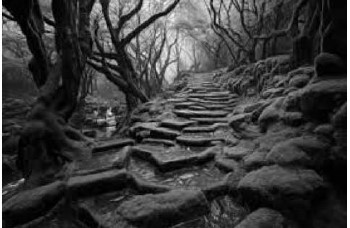
#> input picture BSCOMPUTER ENGINEERING/4th YEAR OF COMPUTER ENGINEERING/7th SEMESTER/DIGITAL IMAGE PROCESSING/PROGRAMS OF DIGITAL IMAGE PROCESSING(PART 2)/Screenshot 2024-10-26 200104.jpg, 350 x 228 px
$ python CONTRASTSTRETCHED.PY
#> lines starting #> are read from the running program, lines starting #| are printed output that depends on the picture; after the words box and inside, x2 and y2 are one past the last pixel; in counts of white or black regions, pixels touching at a corner belong together
import cv2
import numpy as np
# Load the image
image = cv2.imread('Screenshot 2024-10-26 200104.jpg', cv2.IMREAD_GRAYSCALE)
#> image is the input picture: shape (228, 350); min 0, max 255, mean 60
# Enhance contrast
enhanced_image = cv2.equalizeHist(image)
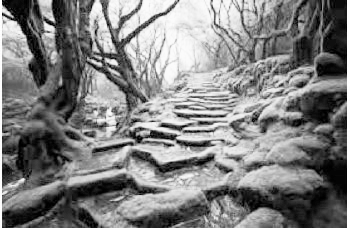
#> enhanced_image: shape (228, 350); min 0, max 255, mean 127.8
# Calculate the mean pixel value
mean = np.mean(enhanced_image)
#> mean = 127.8
# Apply the transformation
# Option a)
transformed_image_a = np.where(enhanced_image < mean, 0, 255).astype(np.uint8)
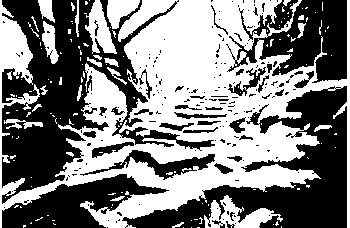
#> transformed_image_a: shape (228, 350); 49.9% white; 150 white regions (123 under 20 px), largest, box (x1, y1, x2, y2) and area: (0, 0, 350, 228) 35021, (204, 195, 283, 228) 1129, (85, 0, 117, 54) 851
# Option b)
transformed_image_b = np.where(enhanced_image < mean, 255, 0).astype(np.uint8)
# Option c)
transformed_image_c = np.where(np.abs(enhanced_image - mean) <= 20, 0, 255).astype(np.uint8)
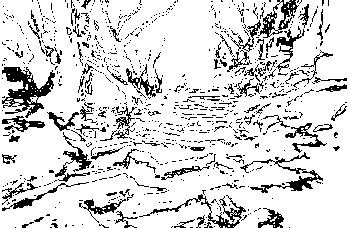
#> transformed_image_c: shape (228, 350); 84.4% white; black in thin lines or dots
# Display the results
cv2.imshow('Original Image', image)
cv2.imshow('Enhanced Image', enhanced_image)
cv2.imshow('Transformed Image (Option a)', transformed_image_a)
cv2.imshow('Transformed Image (Option b)', transformed_image_b)
cv2.imshow('Transformed Image (Option c)', transformed_image_c)
cv2.waitKey(0)
cv2.destroyAllWindows()

$ run again, with BSCOMPUTER ENGINEERING/4th YEAR OF COMPUTER ENGINEERING/7th SEMESTER/DIGITAL IMAGE PROCESSING/PROGRAMS OF DIGITAL IMAGE PROCESSING(PART 2)/Screenshot 2024-10-26 122352.jpg copied over BSCOMPUTER ENGINEERING/4th YEAR OF COMPUTER ENGINEERING/7th SEMESTER/DIGITAL IMAGE PROCESSING/PROGRAMS OF DIGITAL IMAGE PROCESSING(PART 2)/Screenshot 2024-10-26 200104.jpg
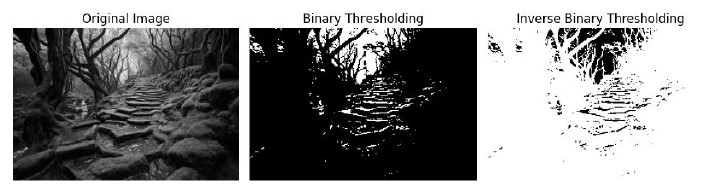
#> input picture BSCOMPUTER ENGINEERING/4th YEAR OF COMPUTER ENGINEERING/7th SEMESTER/DIGITAL IMAGE PROCESSING/PROGRAMS OF DIGITAL IMAGE PROCESSING(PART 2)/Screenshot 2024-10-26 122352.jpg, 705 x 196 px
#> image is the input picture: shape (196, 705); min 0, max 255, mean 139.7
#> mean = 126.4
#> `transformed_image_a = np.where(enhanced_image < mean, 0, 255).astype(n..`:
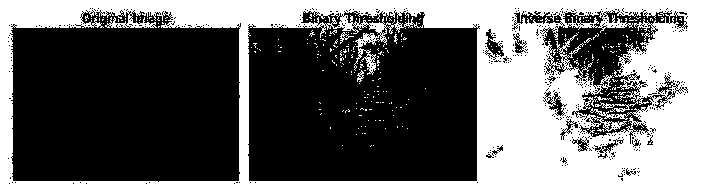
#> transformed_image_a: shape (196, 705); 42.5% white; 323 white regions (319 under 20 px), largest, box (x1, y1, x2, y2) and area: (0, 0, 705, 196) 57790, (340, 32, 354, 44) 45, (357, 70, 364, 82) 41, (594, 96, 613, 101) 33
#> `transformed_image_c = np.where(np.abs(enhanced_image - mean) <= 20, 0,..`:
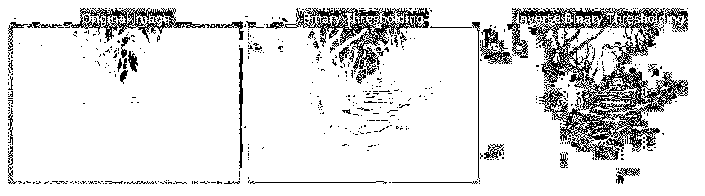
#> transformed_image_c: shape (196, 705); 88% white; black in thin lines or dots, all inside (x1, y1, x2, y2) = (8, 8, 688, 184)
